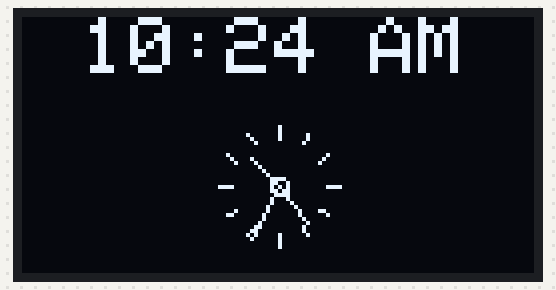
Bench run of a sketch on a simulated ESP32. Parts: 128×64 one-colour display. WiFi joins after 1.5 s; servers stay silent unless stated; the local clock reads 2024-03-15 10:24:30 at power-on unless the sketch sets it; what the sketch prints to the serial monitor is not drawn.

Above: at 4.1 s.
At 8.2 s:
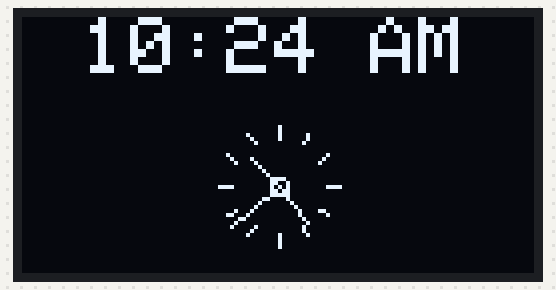
At 12.3 s:
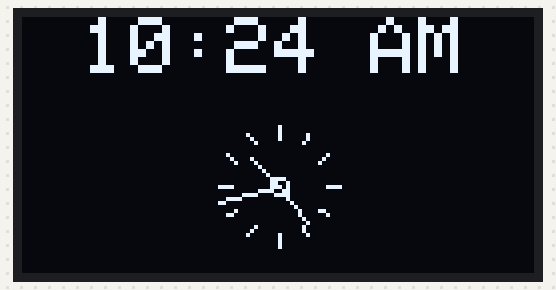
At 21.5 s:
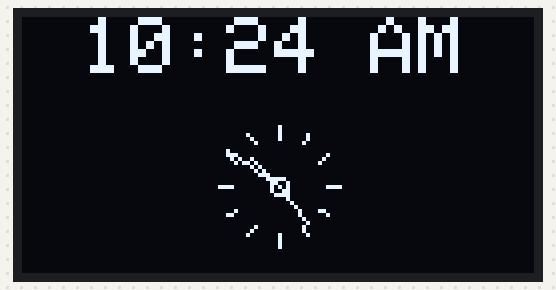
At 29.7 s:
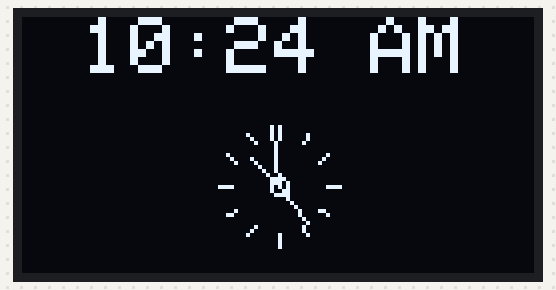
At 39.0 s:
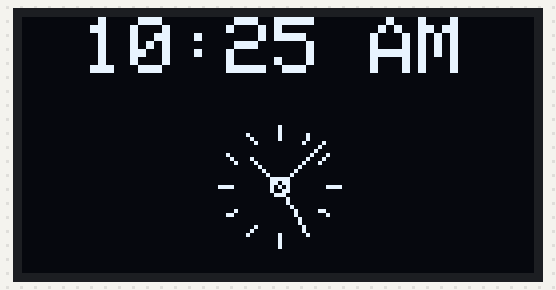

The sketch:

fart.ino
```cpp
#include <Arduino.h>
#include <WiFi.h>
#include <time.h>
#include <SPI.h>
#include <Wire.h>
#include <Adafruit_GFX.h>
#include <Adafruit_SSD1306.h>

Adafruit_SSD1306 display = Adafruit_SSD1306(128, 64, &Wire, -1);

const char* ssid = ""; // Enter your WiFi SSID
const char* password = ""; // Enter your WiFi password

int GMTOffset = -18000; // GMT offset in seconds (EST in this example)
int daylightOffset = 0; // Daylight saving time offset (if applicable)

void setup() {
  Serial.begin(115200); // Initialize serial communication

  if (!display.begin(SSD1306_SWITCHCAPVCC, 0x3C)) { // Initialize the OLED display
    Serial.println(F("SSD1306 allocation failed")); // Display error message if initialization fails
    for (;;);
  }
  delay(2000);
  display.clearDisplay(); // Clear the display
  display.setTextSize(2); // Set text size
  display.setTextColor(WHITE); // Set text color

  WiFi.begin(ssid, password); // Connect to WiFi network
  while (WiFi.status() != WL_CONNECTED) { // Wait for connection
    delay(1000);
    Serial.println("Connecting...");
  }
  Serial.println("Connected to Wi-Fi!"); // Connection successful
  configTime(GMTOffset, daylightOffset, "pool.ntp.org"); // Configure time synchronization with NTP server
}

void loop() {
  time_t rawtime = time(nullptr); // Get current time
  struct tm* timeinfo = localtime(&rawtime); // Convert to local time

  int hour = timeinfo->tm_hour; // Extract hours
  bool pm = false;
  if (hour >= 12) { // Check if PM
    pm = true;
    if (hour > 12) {
      hour -= 12;
    }
  }
  if (hour == 0) { // Convert midnight to 12 AM
    hour = 12;
  }

  display.clearDisplay(); // Clear the display
  display.setCursor(15, 0); // Set cursor position
  display.print((hour < 10) ? "0" : ""); // Add leading zero if necessary
  display.print(hour); // Print hours
  display.print(":");
  display.print((timeinfo->tm_min < 10) ? "0" : ""); // Add leading zero if necessary
  display.print(timeinfo->tm_min); // Print minutes
  if (pm) {
    display.print(" PM");
  } else {
    display.print(" AM");
  }

  int16_t x = (display.width() - display.getCursorX()) / 2; // Calculate center position
  display.setCursor(x, display.getCursorY());

  int radius = 15; // Set radius for clock hands
  display.drawCircle(display.width() / 2, display.height() / 2 + 10, 2, WHITE); // Draw clock center

  // Draw clock tick marks
  for (int i = 0; i < 360; i += 30) {
    float angle = i;
    angle /= 57.29577951; // Convert degrees to radians
    int x1 = (64 + (sin(angle) * radius)); // Calculate x coordinate
    int y1 = (32 + 10 - (cos(angle) * radius)); // Calculate y coordinate
    int x2 = (64 + (sin(angle) * (radius - 3)));
    int y2 = (32 + 10 - (cos(angle) * (radius - 3)));
    display.drawLine(x1, y1, x2, y2, WHITE); // Draw tick mark
  }

  // Draw seconds hand
  float angle = timeinfo->tm_sec * 6; // Calculate angle (360 degrees for 60 seconds)
  angle /= 57.29577951; // Convert degrees to radians
  int x2 = (64 + (sin(angle) * radius)); // Calculate endpoint x coordinate
  int y2 = (32 + 10 - (cos(angle) * radius)); // Calculate endpoint y coordinate
  display.drawLine(64, 32 + 10, x2, y2, WHITE); // Draw seconds hand

  // Draw minutes hand
  angle = timeinfo->tm_min * 6; // Calculate angle (360 degrees for 60 minutes)
  angle /= 57.29577951; // Convert degrees to radians
  x2 = (64 + (sin(angle) * (radius - 3))); // Calculate endpoint x coordinate
  y2 = (32 + 10 - (cos(angle) * (radius - 3))); // Calculate endpoint y coordinate
  display.drawLine(64, 32 + 10, x2, y2, WHITE); // Draw minutes hand

  // Draw hours hand
  angle = timeinfo->tm_hour * 30 + int((timeinfo->tm_min / 12) * 6); // Calculate angle (360 degrees for 12 hours)
  angle /= 57.29577951; // Convert degrees to radians
  x2 = (64 + (sin(angle) * (radius - 6))); // Calculate endpoint x coordinate
  y2 = (32 + 10 - (cos(angle) * (radius - 6))); // Calculate endpoint y coordinate
  display.drawLine(64, 32 + 10, x2, y2, WHITE); // Draw hours hand

  display.display(); // Update display
  delay(1000); // Wait for 1 second
}
```

Measured:
- what the display in image 0 shows lasts 1.0 s, from 4.1 s to 5.1 s
